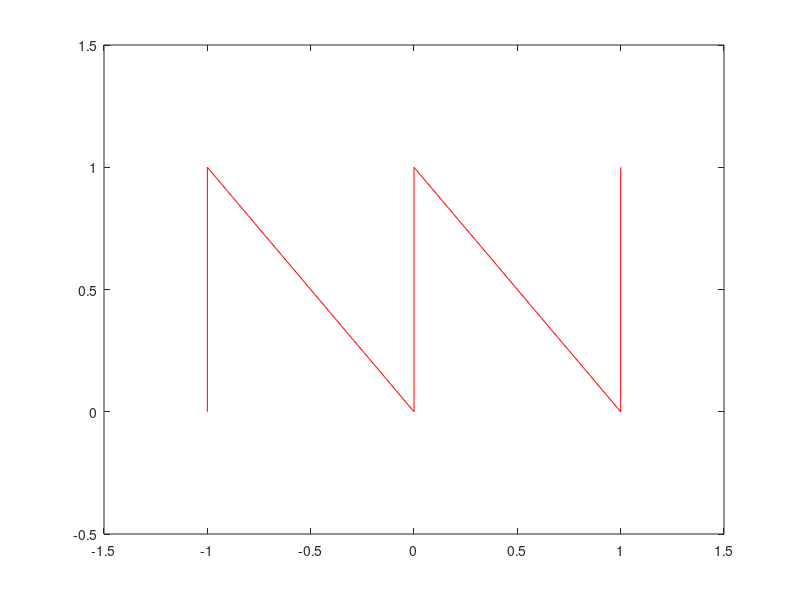

Source code (MATLAB): (Note: this script raises an error after producing the figure.)
%Onda diente de sierra.
x=[-1,-1,0,0,1,1];
y=[0,1,-0,1,0,1];
plot(x,y,'r-');
axis([-1.5 1.5 -0.5 1.5]);
drawAxes(2, 'k');
